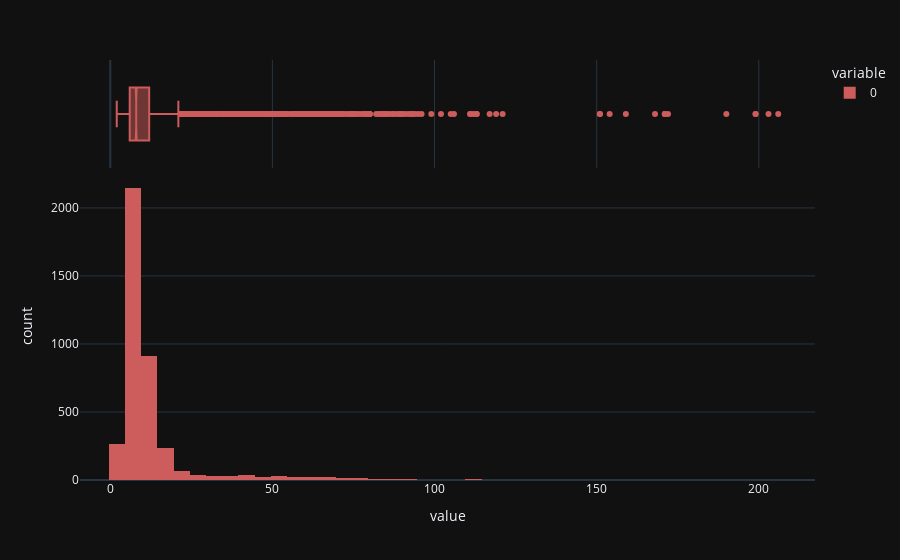

The code cell stored with this chart in its notebook:
### Code cell
# trace the histogram of the length with a appropriate template and labels with indian red color with displayed counts
fig = px.histogram(length, template="plotly_dark", labels=dict(x="Length of the sentences", y="Number of sentences"), color_discrete_sequence=['indianred'], marginal="box", nbins=100)

fig.show()

### Figure 1 — Plotly figure (JSON) as saved in the notebook; plotly's stock layout.template omitted (floating-point values rounded to 4 significant figures; data arrays with more than 128 entries replaced by an {"elided": "..."} marker saying what was removed)
{"data": [{"alignmentgroup": "True", "bingroup": "x", "hovertemplate": "variable=0<br>value=%{x}<br>count=%{y}<extra></extra>", "legendgroup": "0", "marker": {"color": "indianred", "pattern": {"shape": ""}}, "name": "0", "nbinsx": 100, "offsetgroup": "0", "orientation": "v", "showlegend": true, "type": "histogram", "x": {"elided": "3954 int values"}, "xaxis": "x", "yaxis": "y"}, {"alignmentgroup": "True", "hovertemplate": "variable=0<br>value=%{x}<extra></extra>", "legendgroup": "0", "marker": {"color": "indianred"}, "name": "0", "notched": true, "offsetgroup": "0", "showlegend": false, "type": "box", "x": {"elided": "3954 int values"}, "xaxis": "x2", "yaxis": "y2"}], "layout": {"barmode": "relative", "legend": {"title": {"text": "variable"}, "tracegroupgap": 0}, "margin": {"t": 60}, "xaxis": {"anchor": "y", "domain": [0, 1], "title": {"text": "value"}}, "xaxis2": {"anchor": "y2", "domain": [0, 1], "matches": "x", "showgrid": true, "showticklabels": false}, "yaxis": {"anchor": "x", "domain": [0, 0.7326], "title": {"text": "count"}}, "yaxis2": {"anchor": "x2", "domain": [0.7426, 1], "matches": "y2", "showgrid": false, "showline": false, "showticklabels": false, "ticks": ""}}}
